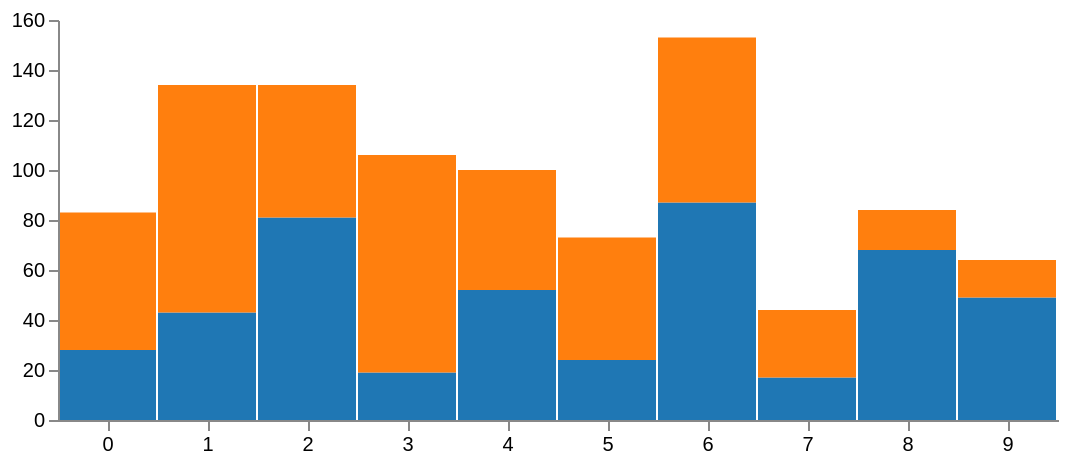

This figure's Vega-Lite source:
### Vega specification from a JSON file in a GitHub repository (floating-point values rounded to 4 significant figures)
{"width": 500, "height": 200, "padding": 5, "data": [{"name": "table", "values": [{"x": 0, "y": 28, "c": 0}, {"x": 0, "y": 55, "c": 1}, {"x": 1, "y": 43, "c": 0}, {"x": 1, "y": 91, "c": 1}, {"x": 2, "y": 81, "c": 0}, {"x": 2, "y": 53, "c": 1}, {"x": 3, "y": 19, "c": 0}, {"x": 3, "y": 87, "c": 1}, {"x": 4, "y": 52, "c": 0}, {"x": 4, "y": 48, "c": 1}, {"x": 5, "y": 24, "c": 0}, {"x": 5, "y": 49, "c": 1}, {"x": 6, "y": 87, "c": 0}, {"x": 6, "y": 66, "c": 1}, {"x": 7, "y": 17, "c": 0}, {"x": 7, "y": 27, "c": 1}, {"x": 8, "y": 68, "c": 0}, {"x": 8, "y": 16, "c": 1}, {"x": 9, "y": 49, "c": 0}, {"x": 9, "y": 15, "c": 1}], "transform": [{"type": "stack", "groupby": ["x"], "sort": {"field": "c"}, "field": "y"}]}, {"name": "stats", "source": "table", "transform": [{"type": "aggregate", "groupby": ["x"], "fields": ["y"], "ops": ["sum"]}]}], "scales": [{"name": "x", "type": "band", "range": "width", "domain": {"data": "table", "field": "x"}}, {"name": "y", "type": "linear", "range": "height", "nice": true, "zero": true, "domain": {"data": "stats", "field": "sum_y"}}, {"name": "color", "type": "ordinal", "scheme": "category10", "domain": {"data": "table", "field": "c"}}], "axes": [{"orient": "bottom", "scale": "x", "zindex": 1}, {"orient": "left", "scale": "y", "zindex": 1}], "marks": [{"type": "rect", "from": {"data": "table"}, "encode": {"enter": {"x": {"scale": "x", "field": "x"}, "width": {"scale": "x", "band": 1, "offset": -1}, "y": {"scale": "y", "field": "y0"}, "y2": {"scale": "y", "field": "y1"}, "fill": {"scale": "color", "field": "c"}}, "update": {"fillOpacity": {"value": 1}}, "hover": {"fillOpacity": {"value": 0.5}}}}]}
